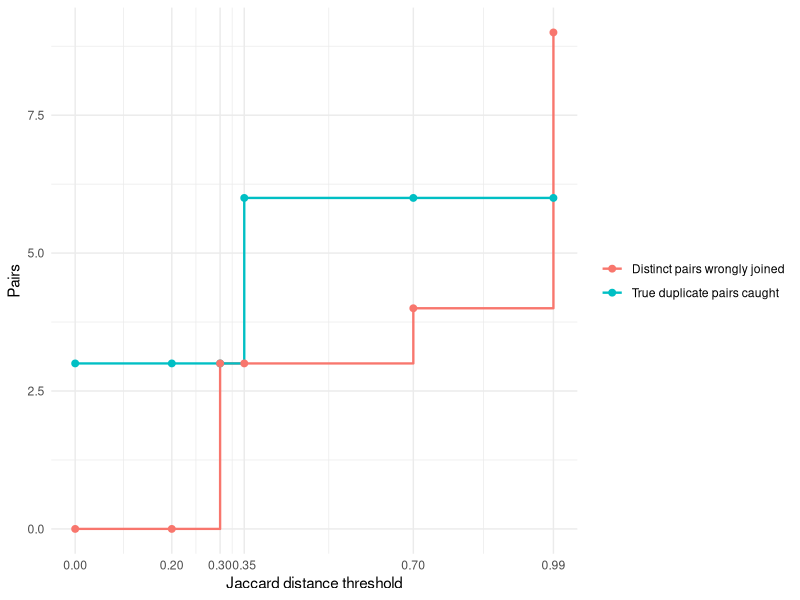

R code for this plot:
## ---- chunk 1
#| include: false

options(warn = 2)
stopifnot(identical(getOption("warn"), 2L))
## ---- chunk 2
library(readr)
library(dplyr)
library(tibble)
library(purrr)
library(stringr)
library(digest)
library(stringdist)
library(tidyr)
library(ggplot2)

workforce_sentences <- read_csv(
  "data/workforce/workforce_sentences.csv",
  na = character(),
  col_types = cols(
    sentence_id = col_character(),
    document_id = col_character(),
    source_line = col_character(),
    text = col_character(),
    reference_label = col_character(),
    uncertainty = col_character(),
    annotator_id = col_character(),
    rationale = col_character(),
    codebook_version = col_character(),
    codebook_hash = col_character(),
    derived = col_character(),
    transformation = col_character()
  )
)

source_text <- workforce_sentences |>
  filter(sentence_id == "s006") |>
  pull(text)

unrelated_text <- workforce_sentences |>
  filter(sentence_id == "s004") |>
  pull(text)

documents <- tibble(
  doc_id = c("D01", "D02", "D03", "D04", "D05", "D06"),
  source = c(
    "Riverton sentence s006",
    "Exact author copy",
    "Formatting author copy",
    "One-word author variant",
    "Near distractor",
    "Unrelated Riverton sentence s004"
  ),
  text = c(
    source_text,
    source_text,
    "  THE employer   pays for certification   TRAINING. ",
    "The employer covers certification training.",
    "The employer pays for certification exam.",
    unrelated_text
  ),
  duplicate_family = c(
    "certification-training",
    "certification-training",
    "certification-training",
    "certification-training",
    "certification-exam",
    "spreadsheet-skills"
  )
)

knitr::kable(
  documents |>
    select(doc_id, source, text),
  col.names = c("Document", "Source", "Text"),
  caption = "Six documents prepared for duplicate review",
  row.names = FALSE
)
## ---- chunk 3
#| include: false

stopifnot(
  identical(nrow(workforce_sentences), 28L),
  identical(source_text, "The employer pays for certification training."),
  identical(unrelated_text, "Applicants need basic spreadsheet skills."),
  identical(nrow(documents), 6L),
  identical(sum(documents$duplicate_family == "certification-training"), 4L)
)
## ---- chunk 4
documents <- documents |>
  mutate(
    exact_hash = map_chr(
      text,
      \(value) digest::digest(
        value,
        algo = "sha256",
        serialize = FALSE
      )
    )
  )

exact_groups <- documents |>
  count(exact_hash, name = "documents") |>
  filter(documents > 1L)

exact_duplicate_pairs <- sum(choose(exact_groups$documents, 2))

knitr::kable(
  documents |>
    transmute(
      doc_id,
      text,
      hash_start = str_sub(exact_hash, 1, 12)
    ),
  col.names = c("Document", "Text", "SHA-256 start"),
  caption = "Exact hashes before normalization",
  row.names = FALSE
)
## ---- chunk 5
#| include: false

stopifnot(
  identical(n_distinct(documents$exact_hash), 5L),
  identical(nrow(exact_groups), 1L),
  identical(exact_groups$documents, 2L),
  identical(exact_duplicate_pairs, 1)
)
## ---- chunk 6
documents <- documents |>
  mutate(
    normalized_text = str_squish(str_to_lower(text)),
    normalized_hash = map_chr(
      normalized_text,
      \(value) digest::digest(
        value,
        algo = "sha256",
        serialize = FALSE
      )
    )
  )

normalized_groups <- documents |>
  count(normalized_hash, name = "documents") |>
  filter(documents > 1L)

normalized_duplicate_pairs <- sum(choose(normalized_groups$documents, 2))

knitr::kable(
  documents |>
    transmute(
      doc_id,
      normalized_text,
      hash_start = str_sub(normalized_hash, 1, 12)
    ),
  col.names = c("Document", "Normalized text", "Normalized SHA-256 start"),
  caption = "Normalized hashes after lowercasing and whitespace squishing",
  row.names = FALSE
)
## ---- chunk 7
#| include: false

stopifnot(
  identical(n_distinct(documents$normalized_hash), 4L),
  identical(nrow(normalized_groups), 1L),
  identical(normalized_groups$documents, 3L),
  identical(normalized_duplicate_pairs, 3),
  identical(
    documents$normalized_text[1:3],
    rep("the employer pays for certification training.", 3L)
  )
)
## ---- chunk 8
comparison_pairs <- expand_grid(
  left_doc = documents$doc_id,
  right_doc = documents$doc_id
) |>
  filter(left_doc < right_doc) |>
  left_join(
    documents |>
      select(
        left_doc = doc_id,
        left_text = text,
        left_norm = normalized_text,
        left_family = duplicate_family
      ),
    by = join_by(left_doc)
  ) |>
  left_join(
    documents |>
      select(
        right_doc = doc_id,
        right_text = text,
        right_norm = normalized_text,
        right_family = duplicate_family
      ),
    by = join_by(right_doc)
  ) |>
  mutate(
    manual_duplicate =
      left_family == right_family &
        left_family == "certification-training",
    jaccard_distance = map2_dbl(
      left_norm,
      right_norm,
      \(left, right) stringdist::stringdist(
        left,
        right,
        method = "jaccard",
        q = 3
      )
    )
  )

calibration_pair <- tibble(
  left_text = "Evening shifts require a valid forklift certification.",
  right_text = "Evening shifts require a valid forklift certificate."
) |>
  mutate(
    jaccard_distance = stringdist::stringdist(
      left_text,
      right_text,
      method = "jaccard",
      q = 3
    )
  )

calibration_distance <- calibration_pair$jaccard_distance

knitr::kable(
  comparison_pairs |>
    transmute(
      pair = str_c(left_doc, right_doc, sep = " / "),
      manual_duplicate,
      jaccard_distance = round(jaccard_distance, 4)
    ),
  col.names = c("Pair", "Hand-marked duplicate", "Jaccard distance"),
  caption = "Pairwise distances across the six review documents",
  row.names = FALSE
)

knitr::kable(
  calibration_pair |>
    mutate(jaccard_distance = round(jaccard_distance, 4)),
  col.names = c("Left text", "Right text", "Jaccard distance"),
  caption = "Calibration pair for reading the Jaccard scale",
  row.names = FALSE
)
## ---- chunk 9
#| include: false

stopifnot(
  identical(nrow(comparison_pairs), 15L),
  identical(nrow(calibration_pair), 1L),
  identical(sum(comparison_pairs$manual_duplicate), 6L),
  identical(round(calibration_distance, 4), 0.1132),
  identical(
    comparison_pairs |>
      filter(left_doc == "D01", right_doc == "D04") |>
      pull(jaccard_distance) |>
      round(2),
    0.32
  ),
  identical(
    comparison_pairs |>
      filter(left_doc == "D01", right_doc == "D05") |>
      pull(jaccard_distance) |>
      round(4),
    0.2917
  )
)
## ---- chunk 10
#| label: fig-dedup-threshold
#| fig-cap: "Duplicate pairs caught and distinct pairs wrongly joined at each tested threshold."
#| fig-alt: "Step chart showing true duplicate pairs caught at 3 until threshold 0.35 and 6 afterward, while wrongly joined distinct pairs move from 0 to 3, then 4, then 9."

threshold_sweep <- tibble(
  threshold = c(0, 0.2, 0.3, 0.35, 0.7, 0.99)
) |>
  mutate(
    caught_true = map_int(
      threshold,
      \(cutoff) sum(
        comparison_pairs$manual_duplicate &
          comparison_pairs$jaccard_distance <= cutoff
      )
    ),
    wrongly_joined = map_int(
      threshold,
      \(cutoff) sum(
        !comparison_pairs$manual_duplicate &
          comparison_pairs$jaccard_distance <= cutoff
      )
    )
  )

perfect_threshold <- threshold_sweep |>
  filter(caught_true == 6L, wrongly_joined == 0L)

knitr::kable(
  threshold_sweep,
  col.names = c(
    "Threshold",
    "True duplicate pairs caught",
    "Distinct pairs wrongly joined"
  ),
  caption = "Near-duplicate results at six threshold values",
  row.names = FALSE
)

threshold_sweep |>
  tidyr::pivot_longer(
    cols = c(caught_true, wrongly_joined),
    names_to = "result",
    values_to = "pairs"
  ) |>
  mutate(
    result = case_when(
      result == "caught_true" ~ "True duplicate pairs caught",
      result == "wrongly_joined" ~ "Distinct pairs wrongly joined",
      TRUE ~ result
    )
  ) |>
  ggplot(aes(x = threshold, y = pairs, color = result)) +
  geom_step(linewidth = 0.8, direction = "hv") +
  geom_point(size = 2) +
  scale_x_continuous(breaks = threshold_sweep$threshold) +
  labs(
    x = "Jaccard distance threshold",
    y = "Pairs",
    color = NULL
  ) +
  theme_minimal()
## ---- chunk 11
#| include: false

stopifnot(
  identical(threshold_sweep$caught_true, c(3L, 3L, 3L, 6L, 6L, 6L)),
  identical(threshold_sweep$wrongly_joined, c(0L, 0L, 3L, 3L, 4L, 9L)),
  identical(nrow(perfect_threshold), 0L)
)
